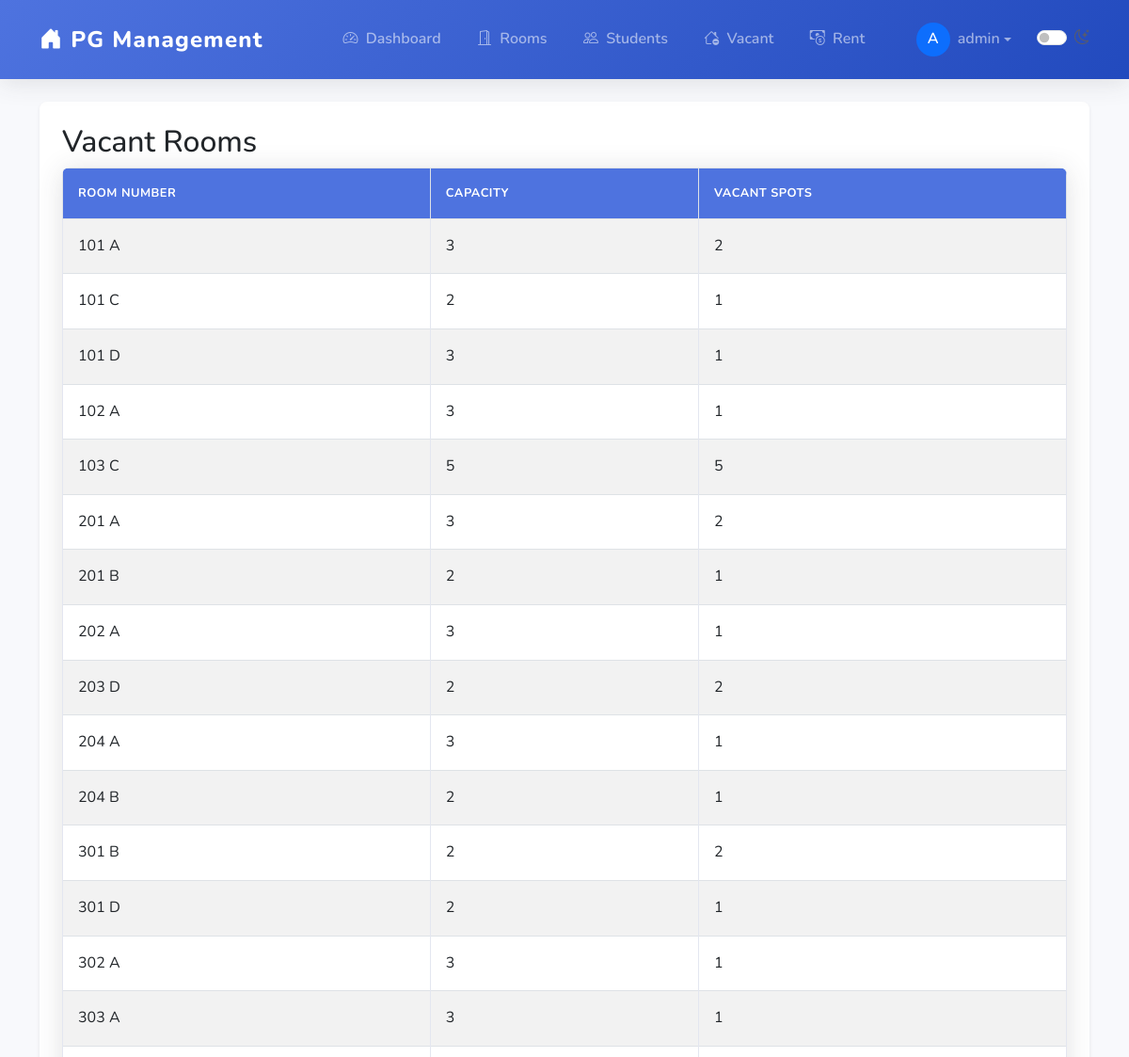
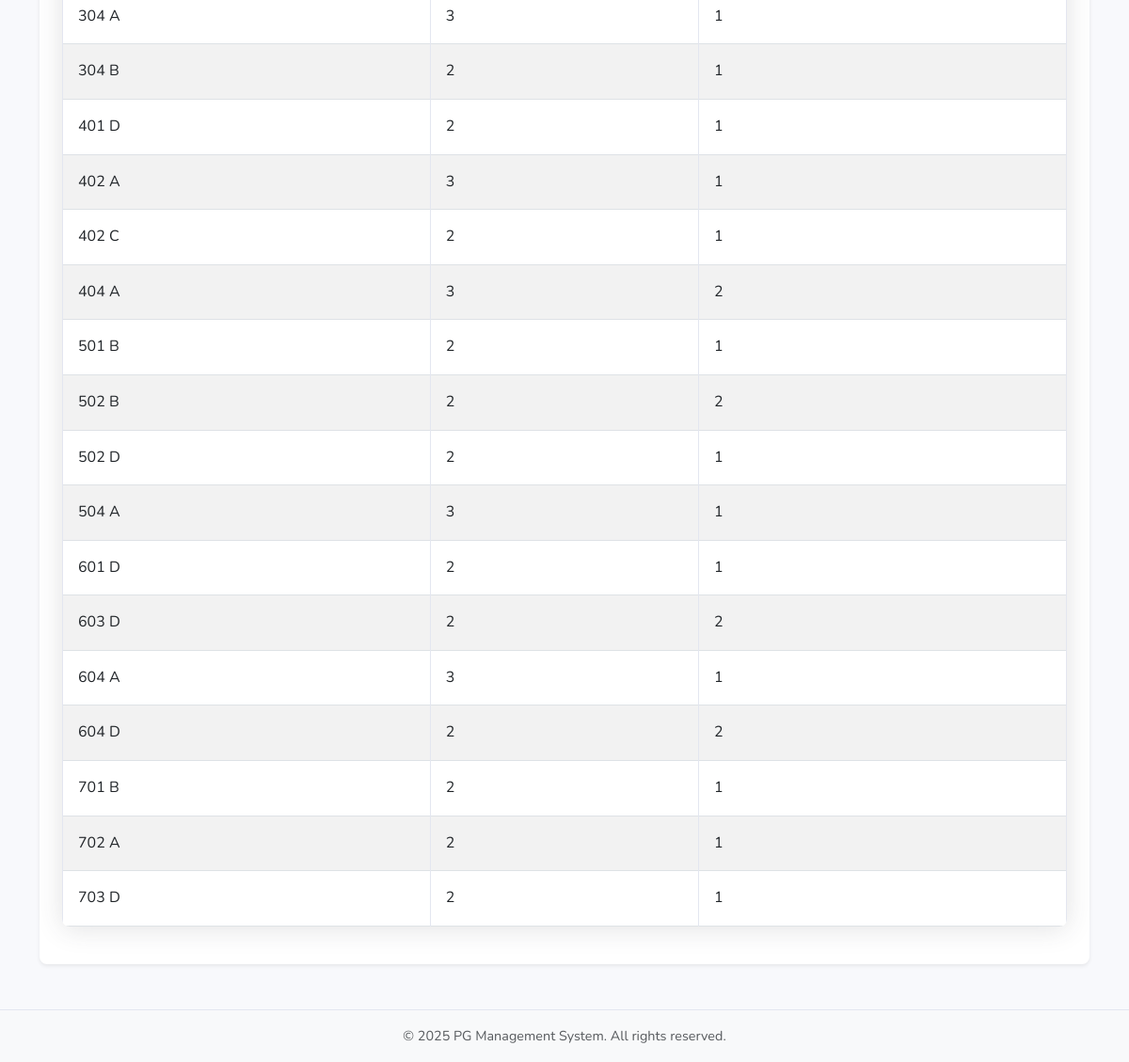
The app's page /rooms/vacant (signed in) with its own data (2 pictures, top to bottom).
### app.py (models this page shows, shortened)
class User(db.Model):
    id = db.Column(db.Integer, primary_key=True)
    username = db.Column(db.String(80), unique=True, nullable=False)
    email = db.Column(db.String(120), unique=True, nullable=False)
    password_hash = db.Column(db.String(128), nullable=False)
    is_admin = db.Column(db.Boolean, default=False)
    created_at = db.Column(db.DateTime, default=datetime.utcnow)

class Room(db.Model):
    id = db.Column(db.Integer, primary_key=True)
    number = db.Column(db.String(10), unique=True, nullable=False)
    capacity = db.Column(db.Integer, nullable=False)
    students = db.relationship('Student', backref='room', lazy=True)

### app.py (the view)
@app.route('/rooms/vacant')
@login_required
def vacant_rooms():
    rooms = Room.query.all()
    vacant = []
    for room in rooms:
        active_students = Student.query.filter_by(room_id=room.id, is_active=True).count()
        if active_students < room.capacity:
            vacant.append({'room': room, 'vacant': room.capacity - active_students})
    return render_template('vacant_rooms.html', vacant_rooms=vacant)

### app.py (called while the page is built)
def login_required(f):
    @wraps(f)
    def decorated_function(*args, **kwargs):
        if 'user_id' not in session:
            flash('Please log in to access this page.', 'danger')
            return redirect(url_for('login', next=request.url))
        return f(*args, **kwargs)
    return decorated_function

@app.context_processor
def inject_now():
    return {'now': datetime.utcnow()}

@app.context_processor
def inject_user():
    user_id = session.get('user_id')
    if user_id:
        user = User.query.get(user_id)
        return {'current_user': user}
    return {'current_user': None}

### templates/vacant_rooms.html
{% extends 'base.html' %}
{% block content %}
<h2>Vacant Rooms</h2>
<table class="table table-bordered table-striped">
    <thead>
        <tr>
            <th>Room Number</th>
            <th>Capacity</th>
            <th>Vacant Spots</th>
        </tr>
    </thead>
    <tbody>
        {% for item in vacant_rooms %}
        <tr>
            <td>{{ item.room.number }}</td>
            <td>{{ item.room.capacity }}</td>
            <td>{{ item.vacant }}</td>
        </tr>
        {% endfor %}
    </tbody>
</table>
{% endblock %}

### templates/base.html (shortened to what this page needs)
<!DOCTYPE html>
<html lang="en">
<head>
    <link href="https://cdn.jsdelivr.net/npm/bootstrap@5.3.0/dist/css/bootstrap.min.css" rel="stylesheet">
    <link rel="stylesheet" href="https://cdn.jsdelivr.net/npm/bootstrap-icons@1.10.0/font/bootstrap-icons.css">
    <link rel="stylesheet" href="{{ url_for('static', filename='style.css') }}" id="main-stylesheet">
    <link rel="stylesheet" href="{{ url_for('static', filename='dark-mode.css') }}" id="dark-mode-stylesheet" disabled>
</head>
<body>
    <nav class="navbar navbar-expand-lg navbar-dark sticky-top">
        <div class="container">
            <a class="navbar-brand" href="/">
                <i class="bi bi-house-door-fill me-2"></i>PG Management
            </a>
            <div class="collapse navbar-collapse" id="navbarNav">
                <ul class="navbar-nav ms-auto align-items-center">
                    {% if current_user %}
                    <li class="nav-item">
                        <a class="nav-link" href="/">
                            <i class="bi bi-speedometer2 me-1"></i> Dashboard
                        </a>
                    </li>
                    <li class="nav-item">
                        <a class="nav-link" href="/rooms">
                            <i class="bi bi-door-open me-1"></i> Rooms
                        </a>
                    </li>
                    <li class="nav-item">
                        <a class="nav-link" href="/students">
                            <i class="bi bi-people me-1"></i> Students
                        </a>
                    </li>
                    <li class="nav-item">
                        <a class="nav-link" href="/rooms/vacant">
                            <i class="bi bi-house-dash me-1"></i> Vacant
                        </a>
                    </li>
                    <li class="nav-item">
                        <a class="nav-link" href="/rent">
                            <i class="bi bi-cash-coin me-1"></i> Rent
                        </a>
                    </li>
                    {% endif %}
                    <li class="nav-item dropdown ms-3">
                        {% if current_user %}
                        <a class="nav-link dropdown-toggle d-flex align-items-center" href="#" id="userDropdown"
                           role="button" data-bs-toggle="dropdown" aria-expanded="false">
                            <div class="avatar bg-primary text-white rounded-circle d-flex align-items-center justify-content-center"
                                 style="width: 36px; height: 36px;">
                                {{ current_user.username[0]|upper }}
                            </div>
                            <span class="ms-2 d-none d-lg-inline">{{ current_user.username }}</span>
                        </a>
                        {% else %}
                        <a href="{{ url_for('login') }}" class="btn btn-outline-primary btn-sm">
                            <i class="bi bi-box-arrow-in-right me-1"></i>Login
                        </a>
                        {% endif %}
                    </li>
                    <li class="nav-item ms-2 d-flex align-items-center">
                        <div class="form-check form-switch">
                            <input class="form-check-input" type="checkbox" id="darkModeToggle" aria-label="Toggle dark mode">
                            <label class="form-check-label" for="darkModeToggle" title="Toggle Dark Mode">
                                <i class="bi bi-moon-stars"></i>
                            </label>
                        </div>
                    </li>
                </ul>
            </div>
        </div>
    </nav>
    <main class="py-4">
        <div class="container">
            <div class="card shadow-sm mb-4">
                <div class="card-body p-4">
                    {% block content %}{% endblock %}
                </div>
            </div>
        </div>
    </main>
    <footer class="footer mt-auto py-3 bg-light mt-4">
        <div class="container text-center">
            <span class="text-muted">
                &copy; {{ now.year }} PG Management System. All rights reserved.
            </span>
        </div>
    </footer>
</body>
</html>

### static/style.css (style rules this page uses)
:root { --primary-color: #4e73df; --secondary-color: #858796; --success-color: #1cc88a; --info-color: #36b9cc; --warning-color: #f6c23e; --danger-color: #e74a3b; --light-color: #f8f9fc; --dark-color: #5a5c69; --shadow: 0 0.15rem 1.75rem 0 rgba(58, 59, 69, 0.15); }
body { background-color: #f8f9fc; color: var(--dark-color); font-family: 'Nunito', -apple-system, BlinkMacSystemFont, 'Segoe UI', Roboto, 'Helvetica Neue', Arial, sans-serif; line-height: 1.6; }
.navbar { box-shadow: 0 0.15rem 1.75rem 0 rgba(58, 59, 69, 0.15); padding: 1rem 0; background: linear-gradient(135deg, #4e73df 0%, #224abe 100%) !important; }
.navbar-brand { font-weight: 800; font-size: 1.5rem; letter-spacing: 0.05em; }
.nav-link { font-weight: 600; padding: 0.5rem 1rem !important; transition: all 0.2s; border-radius: 0.35rem; margin: 0 0.2rem; }
.card { border: none; border-radius: 0.5rem; box-shadow: var(--shadow); margin-bottom: 1.5rem; transition: transform 0.3s ease, box-shadow 0.3s ease; }
.table { background-color: white; border-radius: 0.5rem; overflow: hidden; box-shadow: var(--shadow); }
.table thead th { background-color: var(--primary-color); color: white; font-weight: 700; text-transform: uppercase; font-size: 0.8rem; letter-spacing: 0.5px; padding: 1rem; }
.table tbody td { padding: 1rem; vertical-align: middle; border-color: #e3e6f0; }
.footer { padding: 2rem 0; margin-top: 3rem; color: var(--secondary-color); font-size: 0.9rem; text-align: center; border-top: 1px solid #e3e6f0; }

### records on screen
User: username "A", username "admin"
Room: room.number "101 A", room.capacity "3"
Room: room.number "101 C", room.capacity "2"
Room: room.number "101 D", room.capacity "3"
Room: room.number "102 A", room.capacity "3"
Room: room.number "103 C", room.capacity "5"
Room: room.number "201 A", room.capacity "3"
Room: room.number "201 B", room.capacity "2"
Room: room.number "202 A", room.capacity "3"
Room: room.number "203 D", room.capacity "2"
Room: room.number "204 A", room.capacity "3"
Room: room.number "204 B", room.capacity "2"
Room: room.number "301 B", room.capacity "2"
Room: room.number "301 D", room.capacity "2"
Room: room.number "302 A", room.capacity "3"
Room: room.number "303 A", room.capacity "3"
Room: room.number "304 A", room.capacity "3"
Room: room.number "304 B", room.capacity "2"
Room: room.number "401 D", room.capacity "2"
Room: room.number "402 A", room.capacity "3"
Room: room.number "402 C", room.capacity "2"
Room: room.number "404 A", room.capacity "3"
Room: room.number "501 B", room.capacity "2"
Room: room.number "502 B", room.capacity "2"
Room: room.number "502 D", room.capacity "2"
Room: room.number "504 A", room.capacity "3"
Room: room.number "601 D", room.capacity "2"
Room: room.number "603 D", room.capacity "2"
Room: room.number "604 A", room.capacity "3"
Room: room.number "604 D", room.capacity "2"
Room: room.number "701 B", room.capacity "2"
Room: room.number "702 A", room.capacity "2"
Room: room.number "703 D", room.capacity "2"

### other values on screen
{{ item.vacant }} "2" "1" "1" "1" "5" "2" "1" "1" "2" "1" "1" "2" "1" "1" "1" "1" "1" "1" "1" "1" "2" "1" "2" "1" "1" "1" "2" "1" "2" "1" "1" "1"
